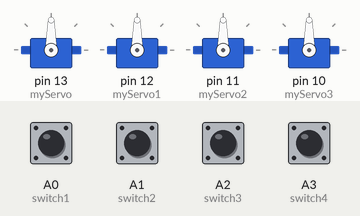
Recording of a sketch running on a simulated Arduino Uno, built with avr-gcc and run on an emulated ATmega328P. Parts: 4 × servo. The inputs (shaded band) are chosen by the test bench; at power-on: A0 (switch1), A1 (switch2), A2 (switch3), A3 (switch4) LOW.

Above: at 1.2 s.
1.3 s: A0 (switch1) pulled HIGH for 1 s
At 1.8 s:
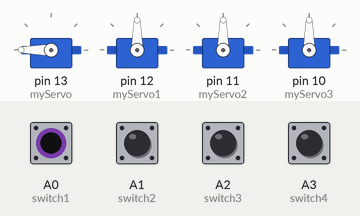
4.2 s: A2 (switch3) pulled HIGH for 0.15 s
At 4.7 s:
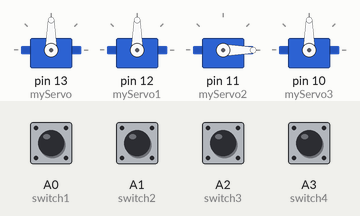
6.4 s: A3 (switch4) pulled HIGH for 0.15 s
At 6.9 s:
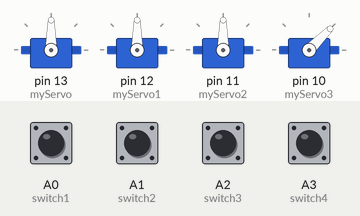
8.6 s: A0 (switch1) driven HIGH and A2 (switch3) driven HIGH
At 9.8 s:
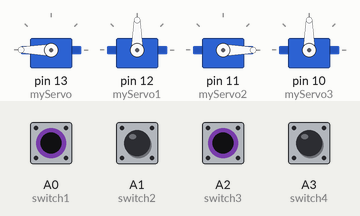
11.6 s: A0 (switch1) driven LOW
At 13.5 s:
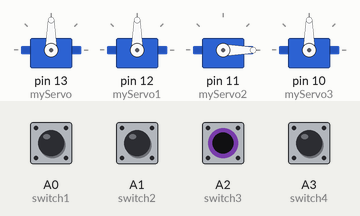
14.6 s: A3 (switch4) pulled HIGH for 1 s
At 16.4 s:
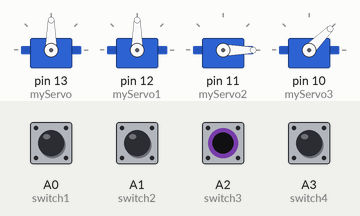
Timing chart, 0 to 18.6 s (numbered marks = the images above; inputs shaded):
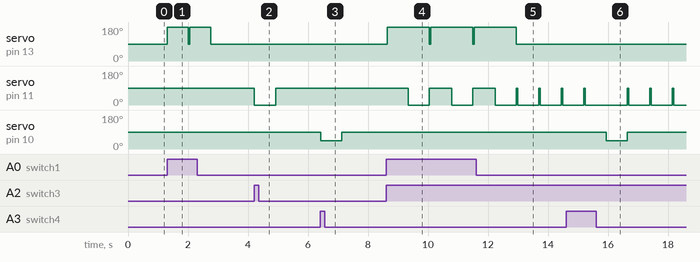

The sketch:

12_servo.ino
```cpp
#include <Servo.h>.

Servo myServo;
Servo myServo1;
Servo myServo2;
Servo myServo3;

int switch1 = A0;
int switch2 = A1;
int switch3 = A2;
int switch4 = A3;

void setup() {
  myServo.attach(13);
myServo1.attach(12);
myServo2.attach(11);
myServo3.attach(10);


}

void loop() {

   myServo.write(90);
  myServo1.write(90);
  myServo2.write(90);
  myServo3.write(90);
  delay(50);

 int state1=digitalRead(switch1);
 int state2=digitalRead(switch2);
 int state3=digitalRead(switch3);
 int state4=digitalRead(switch4);

  if(state1 == HIGH){
  myServo.write(180);

  delay(700);

  }
   if(state2 == HIGH){
  myServo1.write(90);

  delay(700);

  }
   if(state3 == HIGH){
  myServo2.write(0);

  delay(700);

  }
  if(state4 == HIGH){
  myServo3.write(45);

  delay(700);

  }


}
```

Measured:
- after the input at 1.3 s, servo on pin 13 (myServo): 90° → 180° at once, → 90° 1.5 s later
- after the input at 4.2 s, servo on pin 11 (myServo2): 90° → 0° at once, → 90° 0.70 s later
- after the input at 6.4 s, servo on pin 10 (myServo3): 90° → 45° at once, → 90° 0.70 s later
- after the input at 8.6 s, servo on pin 13 (myServo): 90° → 180° at once; servo on pin 11 (myServo2): alternates 90° for 0.75 s and 0° for 0.70 s, starting after 0.73 s
- after the input at 11.6 s, servo on pin 13 (myServo): goes on until 12.9 s, then stays 90°
- after the input at 14.6 s, servo on pin 10 (myServo3): 90° → 45° after 1.3 s, → 90° 0.70 s later
